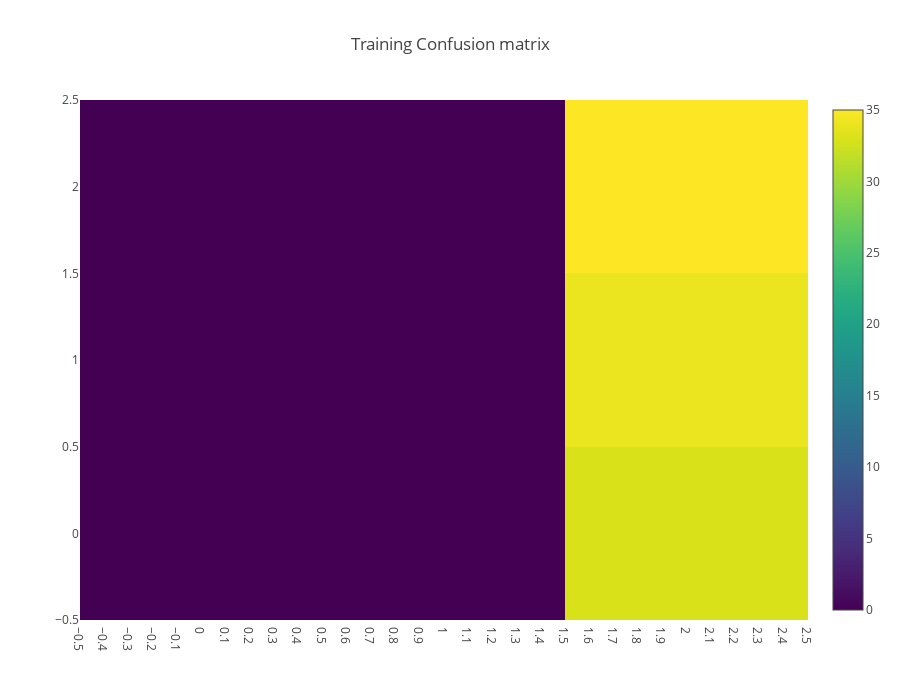

The notebook cell saved with this chart:
### Code cell
from sklearn.metrics import confusion_matrix

y_train_hat = cv.predict(X_train)

data = [
    go.Heatmap(
        z=confusion_matrix(y_train, y_train_hat),
        x=[0, 1, 2],
        y=[0, 1, 2],
        colorscale='Viridis',
        text = True ,
        opacity = 1.0
    )
]

layout = go.Layout(
    title='Training Confusion matrix',
    xaxis = dict(ticks='', nticks=36),
    yaxis = dict(ticks='' ),
    width = 900, height = 700,
    
)


fig = go.Figure(data=data, layout=layout)
py.iplot(fig, filename='labelled-heatmap')

### Figure 1 — Plotly figure (JSON) as saved in the notebook; plotly's stock layout.template omitted (floating-point values rounded to 4 significant figures)
{"data": [{"colorscale": "Viridis", "opacity": 1, "text": true, "type": "heatmap", "x": [0, 1, 2], "y": [0, 1, 2], "z": [[0, 0, 33], [0, 0, 34], [0, 0, 35]]}], "layout": {"height": 700, "title": "Training Confusion matrix", "width": 900, "xaxis": {"nticks": 36, "ticks": ""}, "yaxis": {"ticks": ""}}}
